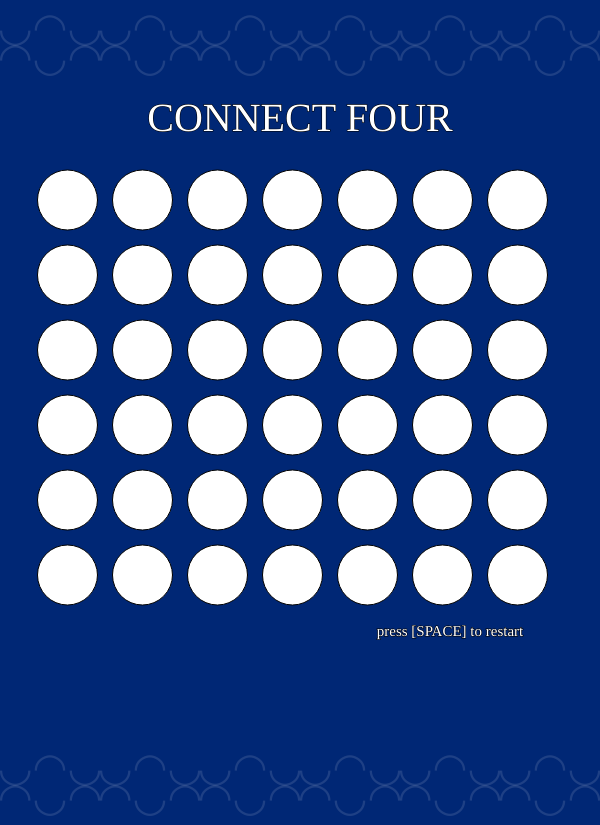
Frame 1 (no input)
Frame 60 (no input): identical to frame 1, image omitted
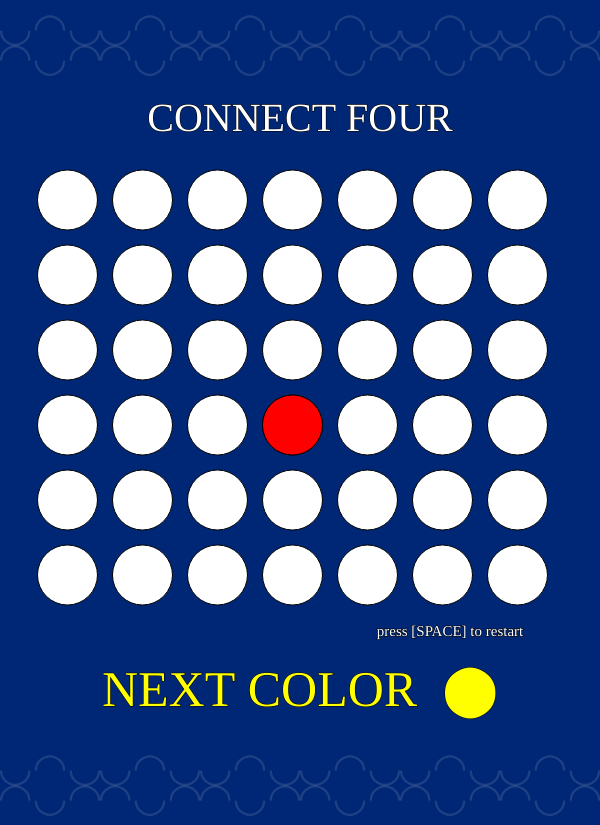
Frame 120 (the mouse pressed at the canvas centre since frame 60)

The p5.js sketch that drew these frames (run headless with seeded random() and noise() and a simulated clock; from frame 60 on, the mouse is pressed at the canvas centre):

// p5.js sketch
// ── sketch.js
/*Name: Natania Ma
Title: No gravity Connect Four

Concept: 
This is a simple connect four game.
Using (while) for decorations, and (for) to create the game board.

Instructions: 
Click the exact location to change the color of the circles.
The color will alternate between red and yellow.
Press [SPACE] to restart the game.
*/

let rows = 6;
let columns = 7;
let cell = 75

let playerColor = 'red'

function setup() {
  createCanvas(600, 825);
  textAlign(CENTER,CENTER)
  textFont('Georgia')
  game();
}

function draw() { // roll colums cell
  
}

function game(){
  background(0, 39, 117);
  //rgb(0, 39, 117)
// fill('black')
// rect(0, 600,width, height)
  
  // BOARD
  for (let r = 0; r < rows; r = r + 1) { 
    for (let c = 0; c < columns; c = c + 1) {
      fill('white');
      stroke(0);
      ellipse(c * cell + 67.5, r * cell + 200, 60, 60);
    }
  }

  fill('white')
  textSize(15)
  text('press [SPACE] to restart', width/2 + 150, height/2 + 220)
  textSize(40)
  text('CONNECT FOUR', width/2, 120)

  let i = 0;
  while (i < 6) { // amount
    noStroke();
    fill(255, 255, 255, 30);
    text('◡◠◡', i * 100 + 50, 770);
    text('◠◡◠', i * 100 + 50, 800); //30
    text('◡◠◡', i * 100 + 50, 30);
    text('◠◡◠', i * 100 + 50, 60);
    i++;
  }
}

function mousePressed(){ 
  for (let r = 0; r < rows; r = r + 1) {
    for (let c = 0; c < columns; c = c + 1) {

      let distance = dist(mouseX, mouseY, c * cell + 67.5, r * cell + 200)
      if (distance < 32) {
        fill(playerColor);
        stroke(0);
        ellipse(c * cell + 67.5, r * cell + 200, 60, 60);
      
        textSize(50)
        if (playerColor === 'red'){
        fill('yellow')
        playerColor = 'yellow'
        text('NEXT COLOR  ⬤', width / 2, height / 2 + 280);
        } else if (playerColor === 'yellow'){
        playerColor = 'red'
        fill('red')
        text('NEXT COLOR  ⬤', width / 2, height / 2 + 280);
        }
      }
    }
  }
}

function keyPressed(){ //RESTART
  if(key === ' '){
    playerColor = 'red'
    game()
  }
}
